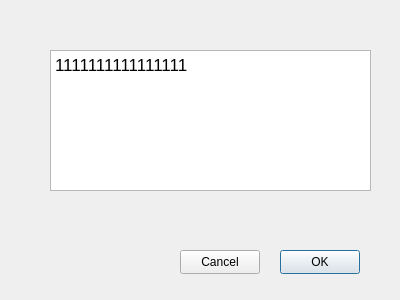
<?xml version="1.0" encoding="UTF-8"?>
<ui version="4.0">
 <class>NewTodoItemDialog</class>
 <widget class="QDialog" name="NewTodoItemDialog">
  <property name="geometry">
   <rect>
    <x>0</x>
    <y>0</y>
    <width>400</width>
    <height>300</height>
   </rect>
  </property>
  <property name="windowTitle">
   <string>Dialog</string>
  </property>
  <widget class="QTextEdit" name="textEdit">
   <property name="geometry">
    <rect>
     <x>50</x>
     <y>50</y>
     <width>321</width>
     <height>141</height>
    </rect>
   </property>
   <property name="html">
    <string>&lt;!DOCTYPE HTML PUBLIC &quot;-//W3C//DTD HTML 4.0//EN&quot; &quot;http://www.w3.org/TR/REC-html40/strict.dtd&quot;&gt;
&lt;html&gt;&lt;head&gt;&lt;meta name=&quot;qrichtext&quot; content=&quot;1&quot; /&gt;&lt;style type=&quot;text/css&quot;&gt;
p, li { white-space: pre-wrap; }
&lt;/style&gt;&lt;/head&gt;&lt;body style=&quot; font-family:'.AppleSystemUIFont'; font-size:13pt; font-weight:400; font-style:normal;&quot;&gt;
&lt;p style=&quot; margin-top:0px; margin-bottom:0px; margin-left:0px; margin-right:0px; -qt-block-indent:0; text-indent:0px;&quot;&gt;1111111111111111&lt;/p&gt;&lt;/body&gt;&lt;/html&gt;</string>
   </property>
  </widget>
  <widget class="QPushButton" name="okButton">
   <property name="geometry">
    <rect>
     <x>280</x>
     <y>250</y>
     <width>80</width>
     <height>24</height>
    </rect>
   </property>
   <property name="text">
    <string>OK</string>
   </property>
  </widget>
  <widget class="QPushButton" name="cancelButton">
   <property name="geometry">
    <rect>
     <x>180</x>
     <y>250</y>
     <width>80</width>
     <height>24</height>
    </rect>
   </property>
   <property name="text">
    <string>Cancel</string>
   </property>
  </widget>
 </widget>
 <resources/>
 <connections/>
</ui>
